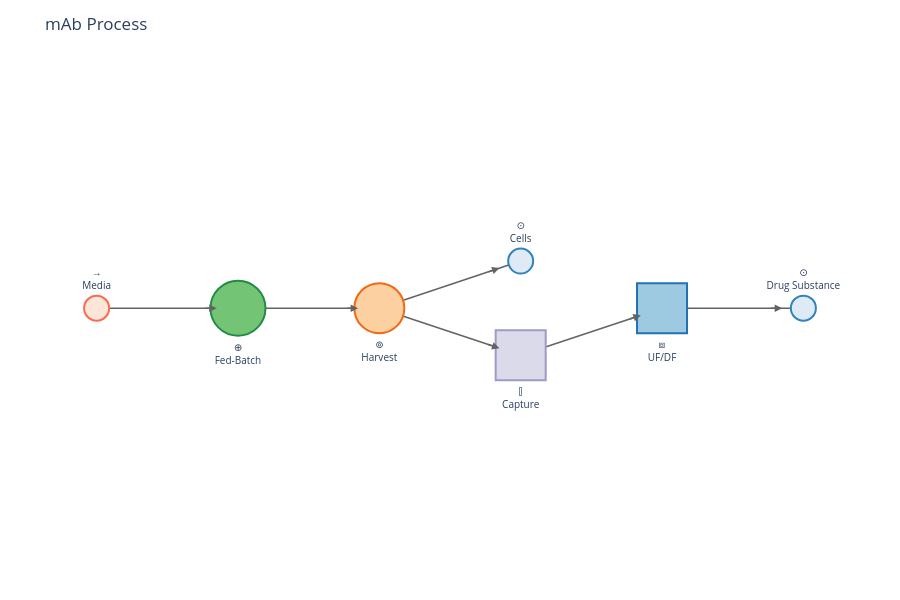

Notebook code for this chart:
### Markdown cell above
## 5. Manual Graph Construction (Optional)

You can also build graphs manually if needed, e.g., for diagrams that don't correspond to executable code.

### Code cell
from difflow.visualization import FlowsheetGraph

# Manual graph for a bio process diagram
bio_graph = FlowsheetGraph(name="mAb Process")

# Add units
bio_graph.add_node("bioreactor", "Fed-Batch", unit_type="FedBatchBioreactor")
bio_graph.add_node("centrifuge", "Harvest", unit_type="DiscStackCentrifuge")
bio_graph.add_node("proa", "Capture", unit_type="ProteinAChromatography")
bio_graph.add_node("ufdf", "UF/DF", unit_type="TFF")

# Add connections
bio_graph.add_feed("bioreactor", "Media")
bio_graph.add_edge("bioreactor", "centrifuge", edge_id="Harvest")
bio_graph.add_edge("centrifuge", "proa", edge_id="Clarified")
bio_graph.add_edge("proa", "ufdf", edge_id="Eluate")
bio_graph.add_product("ufdf", "Drug Substance")
bio_graph.add_product("centrifuge", "Cells", source_port="cells")

fig = render_flowsheet(bio_graph, title="mAb Process")
fig

### Figure 1 — Plotly figure (JSON) as saved in the notebook; plotly's stock layout.template omitted (floating-point values rounded to 4 significant figures)
{"data": [{"hoverinfo": "text", "hovertext": "<b>Stream: stream_0</b><br>feed_bioreactor:out → bioreactor:in", "line": {"color": "#636363", "width": 1.5}, "mode": "lines", "showlegend": false, "type": "scatter", "x": [0, 150], "y": [0, 0]}, {"hoverinfo": "text", "hovertext": "<b>Stream: Harvest</b><br>bioreactor:out → centrifuge:in", "line": {"color": "#636363", "width": 1.5}, "mode": "lines", "showlegend": false, "type": "scatter", "x": [150, 300], "y": [0, 0]}, {"hoverinfo": "text", "hovertext": "<b>Stream: Clarified</b><br>centrifuge:out → proa:in", "line": {"color": "#636363", "width": 1.5}, "mode": "lines", "showlegend": false, "type": "scatter", "x": [300, 450], "y": [0, -50]}, {"hoverinfo": "text", "hovertext": "<b>Stream: Eluate</b><br>proa:out → ufdf:in", "line": {"color": "#636363", "width": 1.5}, "mode": "lines", "showlegend": false, "type": "scatter", "x": [450, 600], "y": [-50, 0]}, {"hoverinfo": "text", "hovertext": "<b>Stream: stream_1</b><br>ufdf:out → product_ufdf_out:in", "line": {"color": "#636363", "width": 1.5}, "mode": "lines", "showlegend": false, "type": "scatter", "x": [600, 750], "y": [0, 0]}, {"hoverinfo": "text", "hovertext": "<b>Stream: stream_2</b><br>centrifuge:cells → product_centrifuge_cells:in", "line": {"color": "#636363", "width": 1.5}, "mode": "lines", "showlegend": false, "type": "scatter", "x": [300, 450], "y": [0, 50]}, {"hoverinfo": "text", "hovertext": ["<b>Fed-Batch</b><br>Type: FedBatchBioreactor"], "marker": {"color": "#74c476", "line": {"color": "#238b45", "width": 2}, "size": 55, "symbol": "circle"}, "mode": "markers+text", "name": "FedBatchBioreactor", "text": ["⊕<br>Fed-Batch"], "textfont": {"size": 10}, "textposition": "bottom center", "type": "scatter", "x": [150], "y": [0]}, {"hoverinfo": "text", "hovertext": ["<b>Harvest</b><br>Type: DiscStackCentrifuge"], "marker": {"color": "#fdd0a2", "line": {"color": "#f16913", "width": 2}, "size": 50, "symbol": "circle"}, "mode": "markers+text", "name": "DiscStackCentrifuge", "text": ["⊚<br>Harvest"], "textfont": {"size": 10}, "textposition": "bottom center", "type": "scatter", "x": [300], "y": [0]}, {"hoverinfo": "text", "hovertext": ["<b>Capture</b><br>Type: ProteinAChromatography"], "marker": {"color": "#dadaeb", "line": {"color": "#9e9ac8", "width": 2}, "size": 50, "symbol": "square"}, "mode": "markers+text", "name": "ProteinAChromatography", "text": ["⫿<br>Capture"], "textfont": {"size": 10}, "textposition": "bottom center", "type": "scatter", "x": [450], "y": [-50]}, {"hoverinfo": "text", "hovertext": ["<b>UF/DF</b><br>Type: TFF"], "marker": {"color": "#9ecae1", "line": {"color": "#2171b5", "width": 2}, "size": 50, "symbol": "square"}, "mode": "markers+text", "name": "TFF", "text": ["⧈<br>UF/DF"], "textfont": {"size": 10}, "textposition": "bottom center", "type": "scatter", "x": [600], "y": [0]}, {"hoverinfo": "text", "hovertext": ["<b>Media</b><br>Type: feed"], "marker": {"color": "#fee5d9", "line": {"color": "#fb6a4a", "width": 2}, "size": 25, "symbol": "circle"}, "mode": "markers+text", "name": "feed", "text": ["→<br>Media"], "textfont": {"size": 10}, "textposition": "top center", "type": "scatter", "x": [0], "y": [0]}, {"hoverinfo": "text", "hovertext": ["<b>Drug Substance</b><br>Type: product", "<b>Cells</b><br>Type: product"], "marker": {"color": "#deebf7", "line": {"color": "#3182bd", "width": 2}, "size": 25, "symbol": "circle"}, "mode": "markers+text", "name": "product", "text": ["⊙<br>Drug Substance", "⊙<br>Cells"], "textfont": {"size": 10}, "textposition": "top center", "type": "scatter", "x": [750, 450], "y": [0, 50]}], "layout": {"annotations": [{"arrowcolor": "#636363", "arrowhead": 2, "arrowsize": 1, "arrowwidth": 1.5, "ax": 112.5, "axref": "x", "ay": 0, "ayref": "y", "showarrow": true, "x": 127.5, "xref": "x", "y": 0, "yref": "y"}, {"arrowcolor": "#636363", "arrowhead": 2, "arrowsize": 1, "arrowwidth": 1.5, "ax": 262.5, "axref": "x", "ay": 0, "ayref": "y", "showarrow": true, "x": 277.5, "xref": "x", "y": 0, "yref": "y"}, {"arrowcolor": "#636363", "arrowhead": 2, "arrowsize": 1, "arrowwidth": 1.5, "ax": 412.5, "axref": "x", "ay": -37.5, "ayref": "y", "showarrow": true, "x": 427.5, "xref": "x", "y": -42.5, "yref": "y"}, {"arrowcolor": "#636363", "arrowhead": 2, "arrowsize": 1, "arrowwidth": 1.5, "ax": 562.5, "axref": "x", "ay": -12.5, "ayref": "y", "showarrow": true, "x": 577.5, "xref": "x", "y": -7.5, "yref": "y"}, {"arrowcolor": "#636363", "arrowhead": 2, "arrowsize": 1, "arrowwidth": 1.5, "ax": 712.5, "axref": "x", "ay": 0, "ayref": "y", "showarrow": true, "x": 727.5, "xref": "x", "y": 0, "yref": "y"}, {"arrowcolor": "#636363", "arrowhead": 2, "arrowsize": 1, "arrowwidth": 1.5, "ax": 412.5, "axref": "x", "ay": 37.5, "ayref": "y", "showarrow": true, "x": 427.5, "xref": "x", "y": 42.5, "yref": "y"}], "dragmode": "pan", "height": 600, "hovermode": "closest", "margin": {"b": 40, "l": 40, "r": 40, "t": 60}, "modebar": {"bgcolor": "rgba(255,255,255,0.8)", "orientation": "v"}, "plot_bgcolor": "white", "showlegend": false, "title": {"text": "mAb Process"}, "width": 900, "xaxis": {"scaleanchor": "y", "scaleratio": 1, "showgrid": false, "showticklabels": false, "zeroline": false}, "yaxis": {"showgrid": false, "showticklabels": false, "zeroline": false}}}
